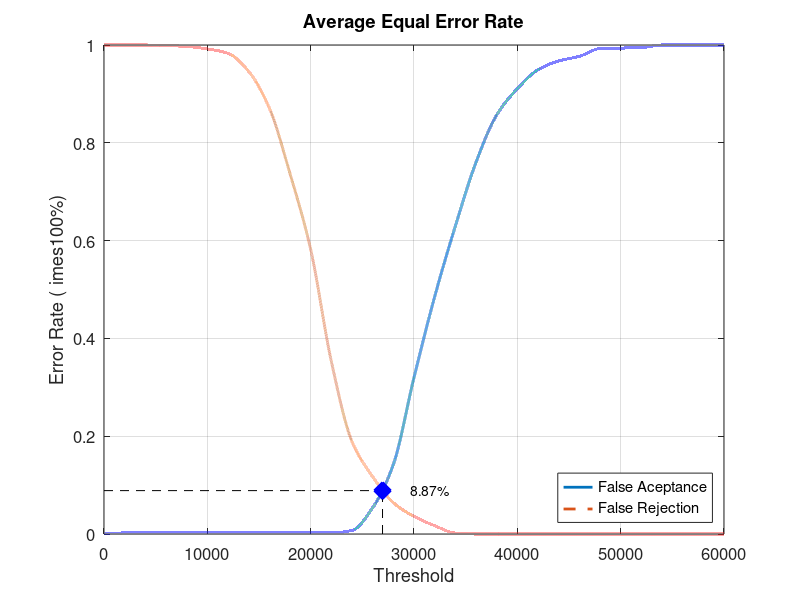
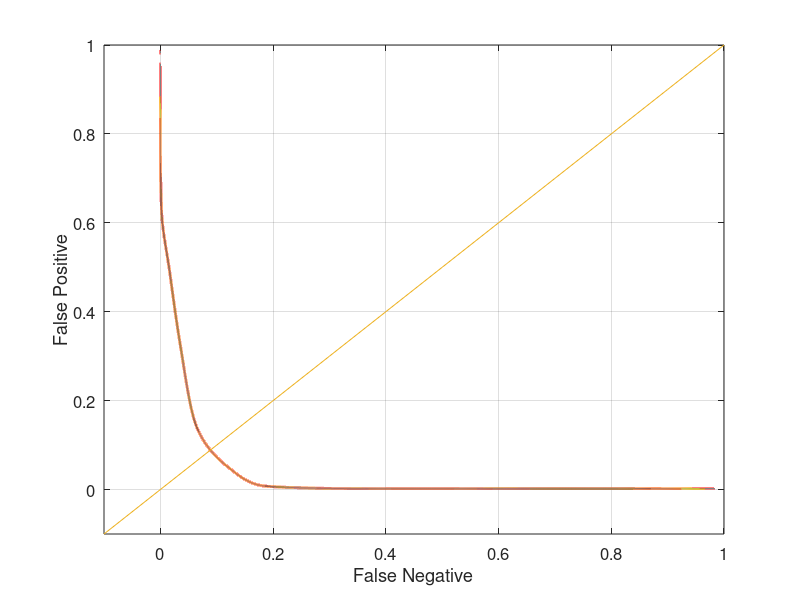

The MATLAB script that drew these images, in order:
close all;
clear;
clc;
x = 0:2000:60000;
xq = 0:0.5:60000;

y0 = [0 0.00210526 0.00210526 0.00210526 0.00210526 0.00210526 0.00210526 0.00210526 0.00210526 0.00210526 0.00210526 0.00210526 0.00736842 0.0536842 0.142105 0.32 0.485263 0.629474 0.76 0.856842 0.910526 0.949474 0.967368 0.976842 0.992632 0.993684 0.994737 1 1 1 1]
yy0 = interp1(x, y0, xq, 'pchip');
y1 = [1 1 1 0.999 0.997 0.992 0.983 0.946 0.871 0.737 0.582 0.353 0.189 0.117 0.064 0.036 0.017 0.002 0 0 0 0 0 0 0 0 0 0 0 0 0]
yy1 = interp1(x, y1, xq, 'pchip');

% Calculating EER: 
y2 = abs(y0 - y1);
find(y2 == min(y2))
yy2 = abs(yy0 - yy1);
xEER = find(yy2 == min(yy2));
xEERIndex = xq(xEER) % X-axis EER
yEER = yy0(xEER) % Y-axis EER

main = figure
plot(xq, yy0,'-','LineWidth', 2);	hold on
plot(xq, yy1,'--','LineWidth', 2);	hold on
plot([xEERIndex xEERIndex], [0 yEER], 'k--');	hold on
plot([0 xEERIndex], [yEER yEER], 'k--');	hold on
plot(xEERIndex, yEER, 'bx', 'LineWidth', 10);	hold on
text(xEERIndex + 10 * xEERIndex / 100, yEER, [num2str(round((10000 * yEER)) / 100) '%'])
legend('False Aceptance', 'False Rejection', 'Location', 'SouthEast')
xlabel('Threshold')
ylabel('Error Rate (	imes100%)')
title('Average Equal Error Rate')
set(gca, 'FontSize', 12)
axis([0 60000 0 1])
grid on

print(main, 'Database3AverageMain', '-dpng');
FNRxFPR = figure('Color', [1 1 1]);
plot(yy1, yy0, '-', yy1, yy0, 'LineWidth', 2);
hold on
y = -0.1:0.1:1
plot(y, y); 
set(gca, 'FontSize', 12)
xlabel('False Negative')
ylabel('False Positive')
axis([-0.1 1 -0.1 1])
set(gca, 'FontSize', 12)
grid on

print(FNRxFPR, 'Database3AverageFNRxFPR','-dpng');
